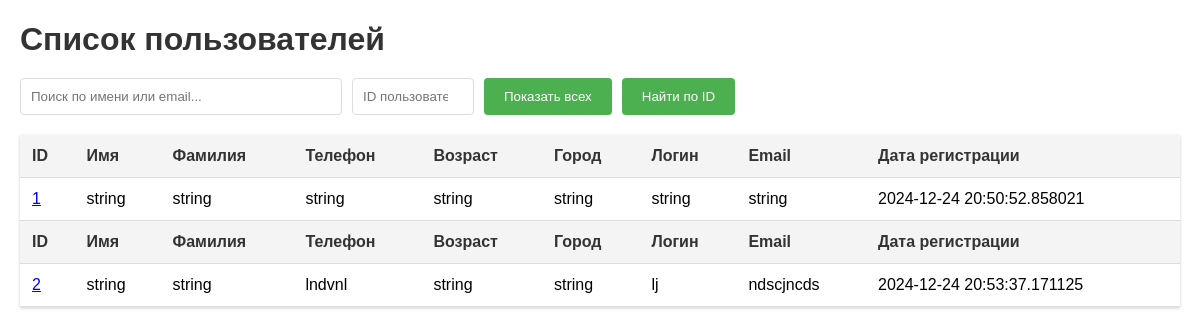
Page /all_users on the earlier database version.
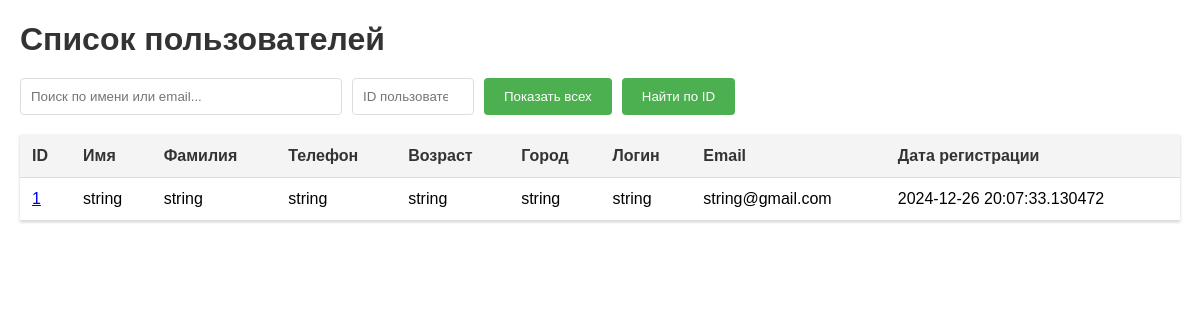
Same page on the later database version.
### db/models.py (models this page shows)
class User(Base):
    __tablename__ = 'users'
    id = Column(Integer, autoincrement=True, primary_key=True)
    name = Column(String, nullable=False)
    surname = Column(String, nullable=True)
    phone_number = Column(String, nullable=False, unique=True)
    age = Column(String, nullable=True)
    city = Column(String, nullable=True)
    username = Column(String, nullable=False, unique=True)
    email = Column(String, nullable=False, unique=True)
    password = Column(String, nullable=False)
    reg_date = Column(DateTime, default=datetime.now())

### main.py (the view)
@app.get("/", response_class=HTMLResponse)
async def main(request: Request):
    users = get_exact_or_all_user(user_id=0)
    return templates.TemplateResponse(name="index.html", request=request, context={"users": users})

### templates/users.html (shortened to what this page needs)
<!DOCTYPE html>
<html lang="ru">
<head>
</head>
<body>
    <div class="container">
        <h1>Список пользователей</h1>
        <div class="controls">
            <input type="text"
                   id="searchInput"
                   class="search-box"
                   placeholder="Поиск по имени или email...">
            <input type="number"
                   id="userIdInput"
                   class="user-id-input"
                   placeholder="ID пользователя">
            <button onclick="loadUsers()" class="button">
                Показать всех
            </button>
            <button onclick="loadSpecificUser()" class="button">
                Найти по ID
            </button>
        </div>
        <table class="users-table">
            {% for user in users %}
            <thead>
                <tr>
                    <th>ID </th>
                    <th>Имя</th>
                    <th>Фамилия</th>
                    <th>Телефон</th>
                    <th>Возраст</th>
                    <th>Город</th>
                    <th>Логин</th>
                    <th>Email</th>
                    <th>Дата регистрации</th>
                <tr>
                    <td><a href="/get_exact_user/{{user.id}}">{{user.id}}</a></td>
                    <td>{{user.name}}</td>
                    <td>{{user.surname}}</td>
                    <td>{{user.phone_number}}</td>
                    <td>{{user.age}}</td>
                    <td>{{user.city}}</td>
                    <td>{{user.username}}</td>
                    <td>{{user.email}}</td>
                    <td>{{user.reg_date}}</td>
                    </tr>
                </tr>
            </thead>
       {%endfor%}
        </table>
    </div>
</body>
</html>

### templates/users.html (style rules this page uses)
body { font-family: Arial, sans-serif; margin: 20px; padding: 0; }
.container { max-width: 1200px; margin: 0 auto; }
h1 { color: #333; margin-bottom: 20px; }
.controls { display: flex; gap: 10px; margin: 20px 0; }
.search-box { padding: 10px; width: 300px; border: 1px solid #ddd; border-radius: 4px; }
.user-id-input { padding: 10px; width: 100px; border: 1px solid #ddd; border-radius: 4px; }
.button { padding: 10px 20px; background-color: #4CAF50; color: white; border: none; border-radius: 4px; cursor: pointer; }
.users-table { width: 100%; border-collapse: collapse; margin-top: 20px; background-color: #fff; box-shadow: 0 1px 3px rgba(0, 0, 0, 0.2); }
.users-table th, .users-table td { padding: 12px; text-align: left; border-bottom: 1px solid #ddd; }
.users-table th { background-color: #f4f4f4; font-weight: bold; color: #333; }

Differences in the rows shown:
removed User: id "2", name "string", surname "string", phone_number "lndvnl", age "string", city "string", username "lj", email "ndscjncds", reg_date "2024-12-24 20:53:37.171125"
changed User "string": email "string" → "string@gmail.com"; reg_date "2024-12-24 20:50:52.858021" → "2024-12-26 20:07:33.130472"
